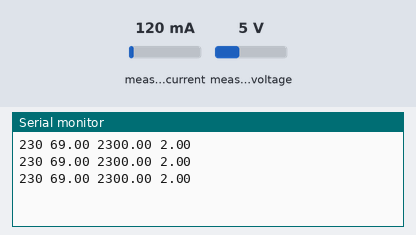
Simulated run of this sketch. Board: Arduino Uno, built with avr-gcc and run on an emulated ATmega328P. Shown: the last lines printed to the serial monitor. The inputs (shaded band) are chosen by the test bench; at power-on: measured voltage 5 V, measured current 120 mA.

Above: at 1.7 s.
1.8 s: measured voltage set to 0.3 V
At 2.9 s:
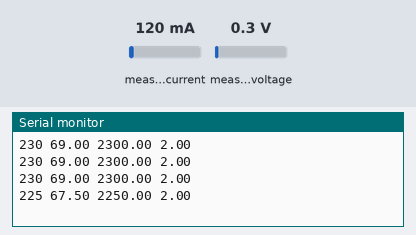
3.3 s: measured voltage set to 3.8 V
At 4.3 s:
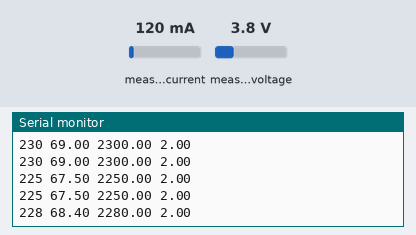
Timing chart, 0 to 6.3 s (numbered marks = the images above; inputs shaded):
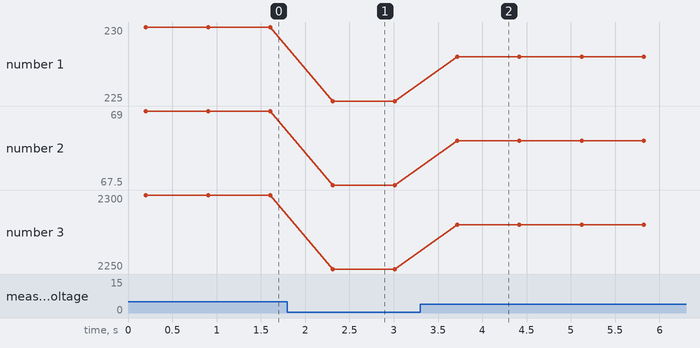

Measured:
- after the input at 1.8 s, the serial monitor: prints a new line after 0.51 s (image 1)
- after the input at 3.3 s, the serial monitor: prints a new line after 0.42 s (image 2)
- plotted number 1: 230 → 225 after the input at 1.8 s, 225 → 228 after the input at 3.3 s
- plotted number 2: 69 → 67.5 after the input at 1.8 s, 67.5 → 68.4 after the input at 3.3 s
- plotted number 3: 2300 → 2250 after the input at 1.8 s, 2250 → 2280 after the input at 3.3 s

The sketch:

Arduino.ino
```cpp
#include "EmonLib.h"
EnergyMonitor emon1;

void setup() {
  // put your setup code here, to run once:
  emon1.voltage(A0,187,1.7);
  Serial.begin(9600);
}

void loop() {
  // put your main code here, to run repeatedly:
  emon1.calcVI(20,2000);
  int Voltage = emon1.Vrms;
  Serial.print(Voltage);
  Serial.print(" ");

  float temperature = Voltage * 0.3;
  Serial.print(temperature);
  Serial.print(" ");

  float rpm = Voltage * 10;
  Serial.print(rpm);
  Serial.print(" ");

  float corriente = Voltage / 100;
  Serial.print(corriente);
  Serial.println();

  delay(500);
}
```
